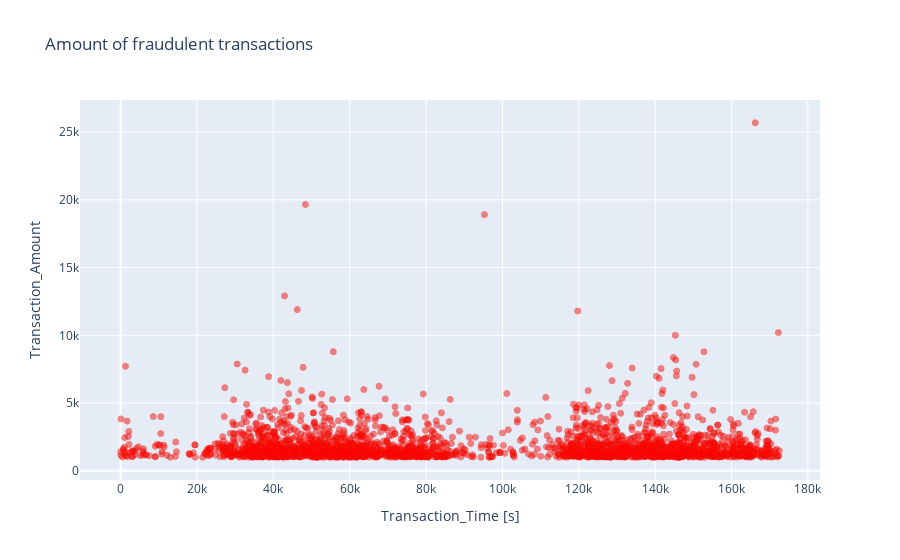

The notebook cell this image was saved under:
### Markdown cell above
The real transaction have a larger mean value, larger Q1, smaller Q3 and Q4 and larger outliers; fraudulent transactions have a smaller Q1 and mean, larger Q4 and smaller outliers.

Let's plot the fraudulent transactions (amount) against time. The time is shown is seconds from the start of the time period (totaly 48h, over 2 days).

### Code cell
fraud = data_df.loc[data_df['Fraud_Label'] == 1]

trace = go.Scatter(
    x = fraud['Transaction_Time'],y = fraud['Transaction_Amount'],
    name="Transaction_Amount",
     marker=dict(
                color='rgb(238,23,11)',
                line=dict(
                    color='red',
                    width=1),
                opacity=0.5,
            ),
    text= fraud['Transaction_Amount'],
    mode = "markers"
)
data = [trace]
layout = dict(title = 'Amount of fraudulent transactions',
          xaxis = dict(title = 'Transaction_Time [s]', showticklabels=True), 
          yaxis = dict(title = 'Transaction_Amount'),
          hovermode='closest'
         )
fig = dict(data=data, layout=layout)
iplot(fig, filename='fraud-amount')

### Figure 1 — Plotly figure (JSON) as saved in the notebook; plotly's stock layout.template omitted (floating-point values rounded to 4 significant figures; data arrays with more than 128 entries replaced by an {"elided": "..."} marker saying what was removed)
{"data": [{"marker": {"color": "rgb(238,23,11)", "line": {"color": "red", "width": 1}, "opacity": 0.5}, "mode": "markers", "name": "Transaction_Amount", "text": {"elided": "2940 float values"}, "type": "scatter", "x": {"elided": "2940 float values"}, "y": {"elided": "2940 float values"}}], "layout": {"hovermode": "closest", "title": {"text": "Amount of fraudulent transactions"}, "xaxis": {"showticklabels": true, "title": {"text": "Transaction_Time [s]"}}, "yaxis": {"title": {"text": "Transaction_Amount"}}}}
